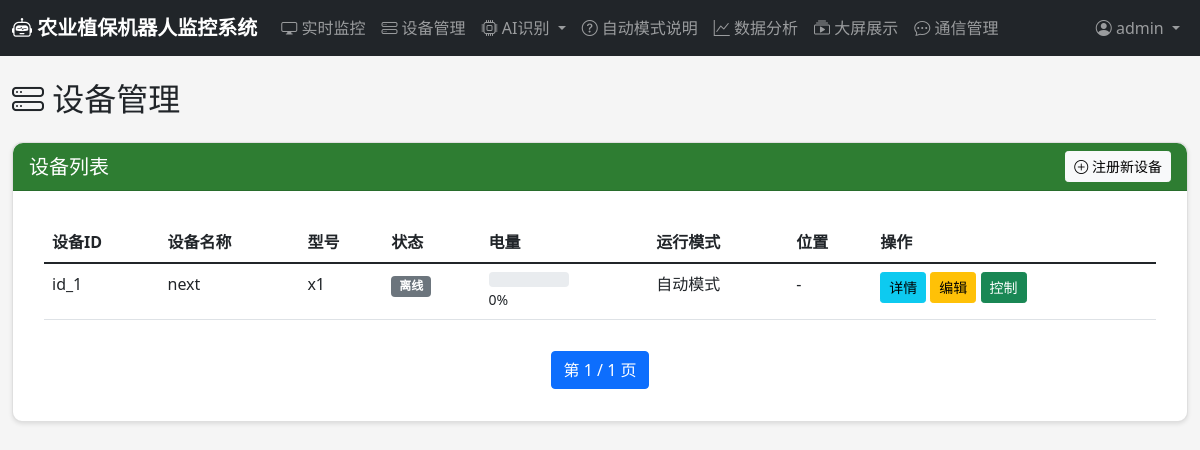
/devices/ (signed in), run on an earlier commit of the app's database.
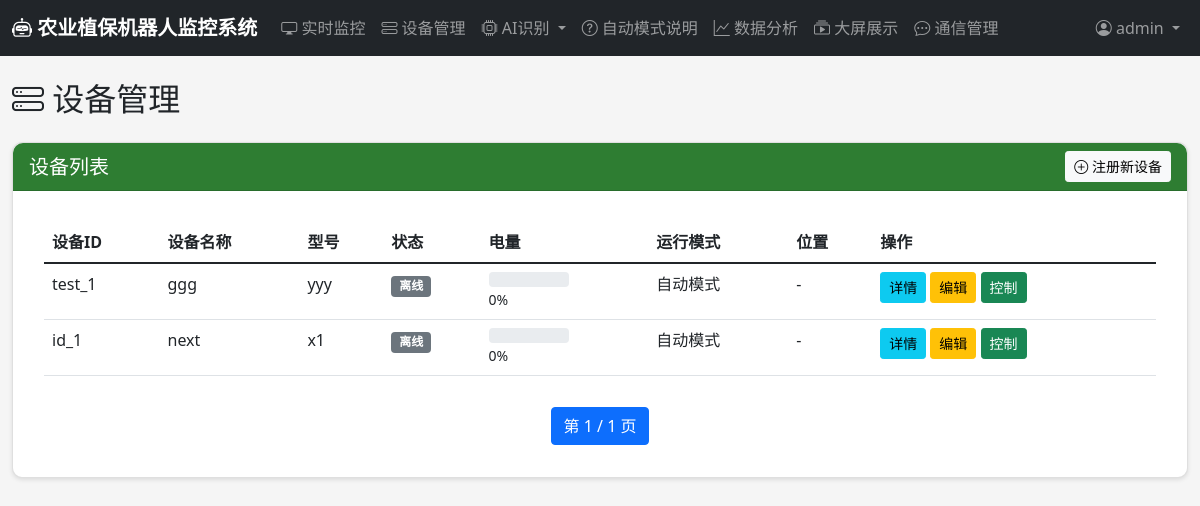
And on a later commit of the database.
### devices/models.py (models this page shows, shortened)
class RobotDevice(models.Model):
    STATUS_CHOICES = [
        ('online', '在线'),
        ('offline', '离线'),
        ('working', '工作中'),
        ('charging', '充电中'),
        ('error', '故障'),
    ]
    RUN_MODE_CHOICES = [
        ('auto', '自动模式'),
        ('manual', '手动模式'),
        ('scheduled', '定时任务模式'),
    ]
    device_id = models.CharField(max_length=100, unique=True, verbose_name='设备唯一标识')
    name = models.CharField(max_length=100, verbose_name='设备名称')
    model = models.CharField(max_length=100, blank=True, verbose_name='型号')
    manufacturer = models.CharField(max_length=100, blank=True, verbose_name='制造商')
    serial_number = models.CharField(max_length=100, blank=True, verbose_name='序列号')
    status = models.CharField(max_length=20, choices=STATUS_CHOICES, default='offline', verbose_name='状态')
    run_mode = models.CharField(max_length=20, choices=RUN_MODE_CHOICES, default='auto', verbose_name='运行模式')
    battery_level = models.IntegerField(default=0, verbose_name='电量百分比')
    location_lat = models.DecimalField(max_digits=10, decimal_places=6, null=True, blank=True, verbose_name='纬度')
    location_lng = models.DecimalField(max_digits=10, decimal_places=6, null=True, blank=True, verbose_name='经度')
    spray_rate = models.FloatField(default=1.0, verbose_name='喷洒速率(L/min)')
    patrol_interval = models.IntegerField(default=60, verbose_name='巡检间隔(分钟)')
    obstacle_avoidance_sensitivity = models.IntegerField(default=50, verbose_name='避障灵敏度')
    last_heartbeat = models.DateTimeField(null=True, blank=True, verbose_name='最后心跳时间')
    registered_at = models.DateTimeField(auto_now_add=True, verbose_name='注册时间')
    owner = models.ForeignKey(settings.AUTH_USER_MODEL, on_delete=models.CASCADE, related_name='owned_devices', verbose_name='所有者')
    class Meta:
        verbose_name = '机器人设备'
        verbose_name_plural = '机器人设备'
        ordering = ['-registered_at']

### devices/views.py (the view)
# urls.py: path('', views.device_list, name='device_list'),
@login_required
def device_list(request):
    devices = RobotDevice.objects.all().order_by('-registered_at')
    paginator = Paginator(devices, 10)
    page_number = request.GET.get('page')
    page_obj = paginator.get_page(page_number)
    return render(request, 'devices/device_list.html', {'page_obj': page_obj})

### templates/devices/device_list.html (shortened to what this page needs)
{% extends 'base.html' %}
{% block content %}
<h2 class="mb-4"><i class="bi bi-hdd-stack"></i> 设备管理</h2>
<div class="row">
    <div class="col-md-12">
        <div class="card">
            <div class="card-header d-flex justify-content-between align-items-center">
                <h5 class="mb-0">设备列表</h5>
                <a href="{% url 'devices:device_register' %}" class="btn btn-sm btn-light">
                    <i class="bi bi-plus-circle"></i> 注册新设备
                </a>
            </div>
            <div class="card-body">
                {% if page_obj %}
                <div class="table-responsive">
                    <table class="table table-hover">
                        <thead>
                            <tr>
                                <th>设备ID</th>
                                <th>设备名称</th>
                                <th>型号</th>
                                <th>状态</th>
                                <th>电量</th>
                                <th>运行模式</th>
                                <th>位置</th>
                                <th>操作</th>
                            </tr>
                        </thead>
                        <tbody>
                            {% for device in page_obj %}
                            <tr>
                                <td>{{ device.device_id }}</td>
                                <td>{{ device.name }}</td>
                                <td>{{ device.model|default:"-" }}</td>
                                <td>
                                    <span class="badge bg-{% if device.status == 'online' %}success{% elif device.status == 'working' %}primary{% elif device.status == 'offline' %}secondary{% else %}danger{% endif %}">
                                        {{ device.get_status_display }}
                                    </span>
                                </td>
                                <td>
                                    <div class="progress" style="height: 15px; width: 80px;">
                                    </div>
                                    <small>{{ device.battery_level }}%</small>
                                </td>
                                <td>{{ device.get_run_mode_display }}</td>
                                <td>
                                    {% if device.location_lat and device.location_lng %}
                                        {{ device.location_lat|floatformat:4 }}, {{ device.location_lng|floatformat:4 }}
                                    {% else %}
                                        -
                                    {% endif %}
                                </td>
                                <td>
                                    <a href="{% url 'devices:device_detail' device.id %}" class="btn btn-sm btn-info">详情</a>
                                    <a href="{% url 'devices:device_edit' device.id %}" class="btn btn-sm btn-warning">编辑</a>
                                    <a href="{% url 'control:control_panel' device.id %}" class="btn btn-sm btn-success">控制</a>
                                </td>
                            </tr>
                            {% endfor %}
                        </tbody>
                    </table>
                </div>
                <nav>
                    <ul class="pagination justify-content-center">
                        <li class="page-item active"><span class="page-link">第 {{ page_obj.number }} / {{ page_obj.paginator.num_pages }} 页</span></li>
                    </ul>
                </nav>
                {% else %}
                <p class="text-muted text-center">暂无设备，请先 <a href="{% url 'devices:device_register' %}">注册设备</a></p>
                {% endif %}
            </div>
        </div>
    </div>
</div>
{% endblock %}

What changed in the data, as far as the page shows it:
added RobotDevice: device_id "test_1", name "ggg", model "yyy", status "离线", battery_level "0", run_mode "自动模式"
